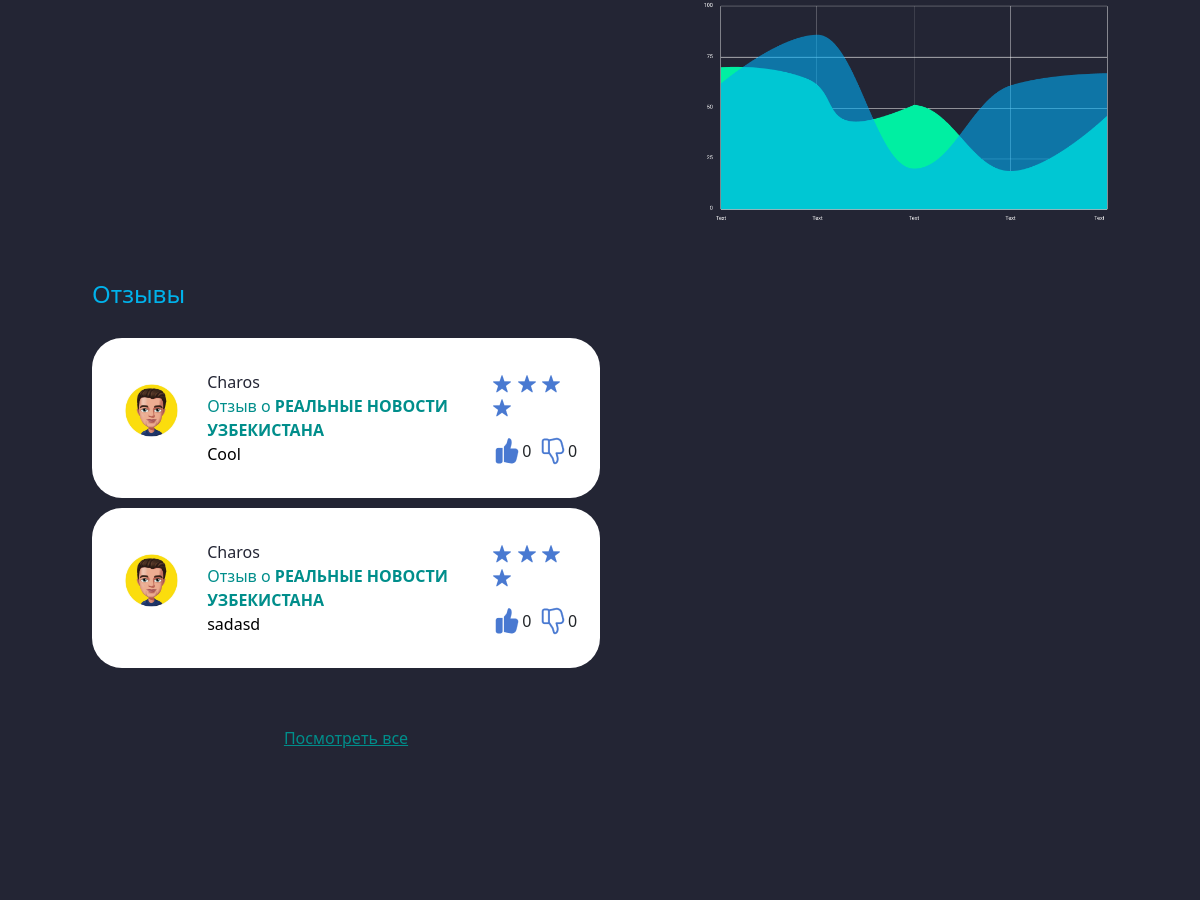
Before: /page/57 (middle part) with the older database file.
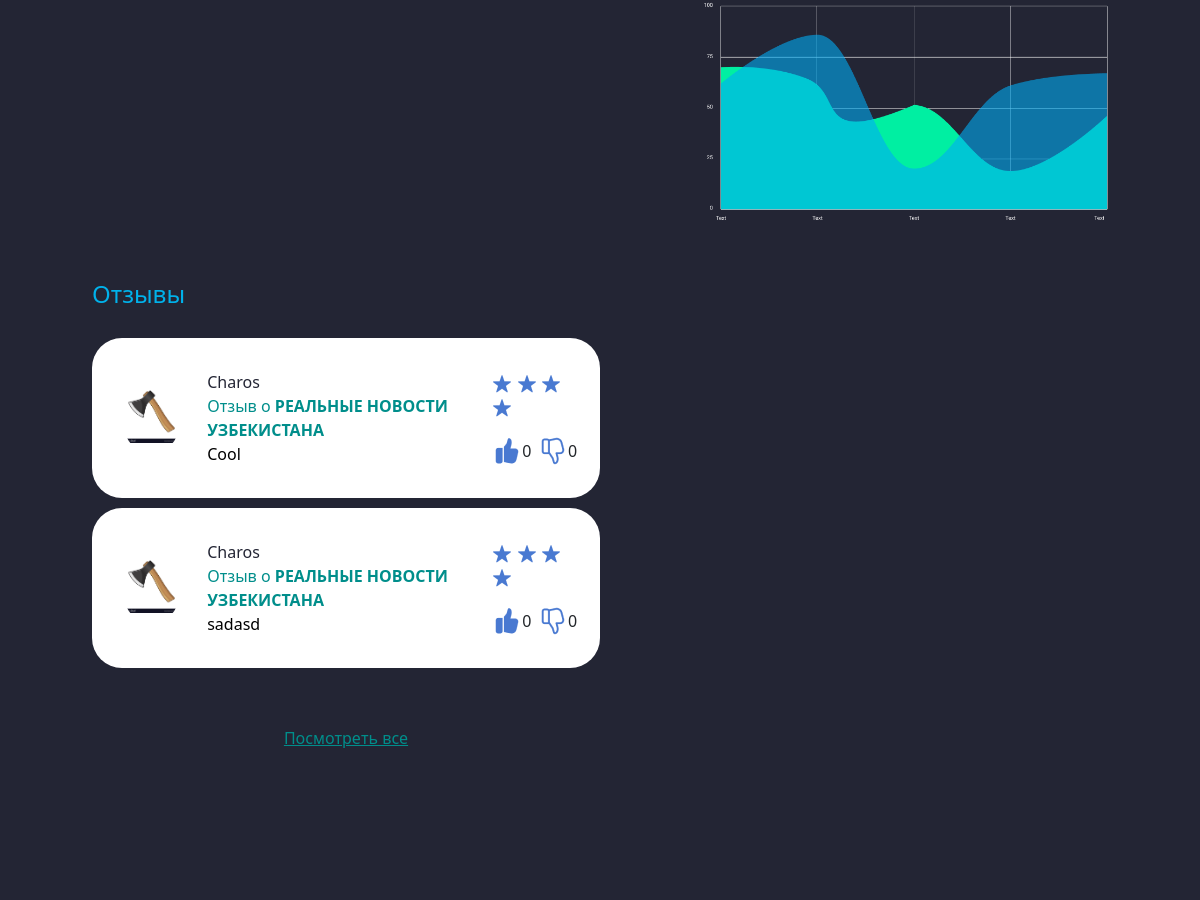
After: the same page with the newer database file.
### accounts/models.py (models this page shows, shortened)
class Add_Reklama(models.Model):
    from API.models import Chanel
    class Status(models.TextChoices):
        DRAFT = 'WT', 'Waiting'
        PUBLISHED = "DN", "Done"
    chanel=models.ForeignKey(Chanel,on_delete=models.CASCADE)
    format=models.ForeignKey(Cost_Format,on_delete=models.CASCADE)
    user_order=models.ForeignKey(Profile_advertiser,on_delete=models.CASCADE,null=True)
    text_ads=models.TextField(null=True)
    media=models.ImageField(null=True,blank=True)
    name_ads = models.CharField(max_length=150,null=True)
    comment=models.TextField(null=True)
    order_data=models.DateTimeField(null=True)
    status = models.CharField(max_length=2, choices=Status.choices,
                              default=Status.DRAFT)

class Profile_advertiser(models.Model):
    username=models.ForeignKey(User,on_delete=models.CASCADE)
    phone_number = PhoneNumberField()
    first_name=models.CharField(max_length=150)
    last_name=models.CharField(max_length=150)
    email=models.EmailField()
    balance = models.DecimalField(max_digits=10, decimal_places=2,default=0)
    currency=models.CharField(max_length=10)
    created_at=models.DateTimeField(auto_now_add=True)
    photo=models.ImageField()

### API/models.py (models this page shows, shortened)
class Chanel(models.Model):
    chanel_link=models.CharField(max_length=150)
    name=models.CharField(max_length=150,verbose_name="Называние канала")
    pictures=models.ImageField(verbose_name='Лого')
    subscribers=models.IntegerField()
    views=models.IntegerField()
    created_at=models.DateTimeField(auto_now_add=True)
    add_chanel =models.ForeignKey(Add_chanel, on_delete=models.CASCADE)
    username=models.CharField(max_length=150)
    class Meta:
        verbose_name="Канал"
        verbose_name_plural="Канал"
        ordering=['-subscribers']

### accounts/views.py (the view)
# urls.py: path('page/<int:pk>', views.Page_List.as_view(),name='page'),
class Page_List(DetailView):
    template_name = 'page.html'
    model = Chanel
    def get_context_data(self, *, object_list=None, **kwargs):
        context = super().get_context_data(**kwargs)
        channel_name = self.object.name  # Assuming 'name' is the field in Chanel model
        comments = Add_Reklama.objects.filter(chanel__name=channel_name).exclude(comment__isnull=True)
        context['category'] = comments
        return context

### accounts/context_processors.py (called while the page is built, shortened)
def user_authenticated(request):
    user_authenticated_data = {'user_authenticated': request.user.is_authenticated}
    return user_authenticated_data

### accounts/models.py (called while the page is built)
    def __str__(self):
        return self.name

### accounts/templates/page.html (shortened to what this page needs)
{% extends 'base.html' %}
{% load static %}
{% load mathfilters %}
{% block header %}
<body class="page__body">
<div class="registration-container">
{% endblock %}
{% block content %}
    {% with er=object.views|div:object.subscribers|mul:100 %}
    <main class="main">
        <div class="page__channel"><div class="container-fluid"><div class="page__channel-cards">
                <div><img src="{% static 'img/stat.png' %}" alt=""></div></div><p class="page__channel-reviews">
            Отзывы</p>
            <div class="reviews-card-wrapper">
                          {% for item in category %}
                <div class="reviews-card"><div class="reviews-card-left"><div class="reviews-card-left-images"><img src="/{{item.user_order.photo}}" alt=""></div><div><p class="reviews-card-title">
                    {{item.user_order.first_name}}</p><p class="reviews-card-subtitle">Отзыв о <b>{{item.chanel.name}} </b></p><p class="reviews-card-desc">
                    {{item.comment}}</p></div></div><div class="reviews-card-right"><div><span><img src="{% static 'img/star2.png' %}" alt=""> </span><span><img src="{% static 'img/star2.png' %}" alt=""> </span><span><img src="{% static 'img/star2.png' %}" alt=""> </span><span><img src="{% static 'img/star2.png' %}" alt=""></span></div><div class="d-flex align-items-center gap-3"><div class="d-flex align-items-center"><img src="{% static 'img/like.png' %}" alt=""> 0</div><div class="d-flex align-items-center"><img src="{% static 'img/dislike.png' %}" alt=""> 0</div></div></div></div>
                {% endfor %}
                <div class="d-flex justify-content-center align-items-center"><a href="" class="reviews-card-wrapper-link">Посмотреть все</a></div></div></div></div></main></div>
    {% endwith %}
    {% endblock %}

Changed rows visible on the page:
changed through a linked row, Add_Reklama "Cool": user_order.photo: picture added in place of a placeholder
changed through a linked row, Add_Reklama "sadasd": user_order.photo: picture added in place of a placeholder
